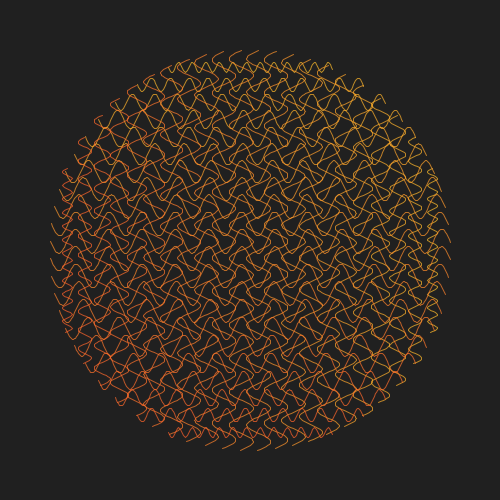
Frame 1 (no input)
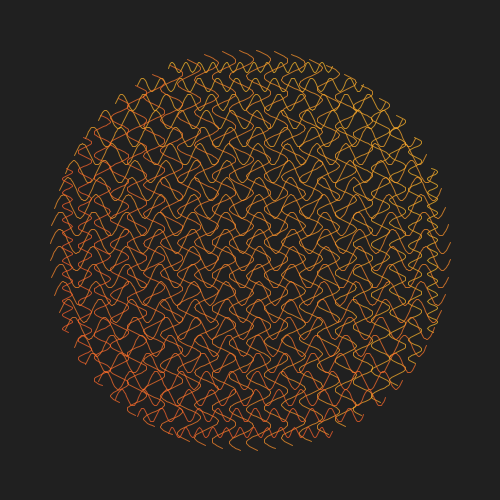
Frame 60 (the mouse pressed at the canvas centre just before this capture)
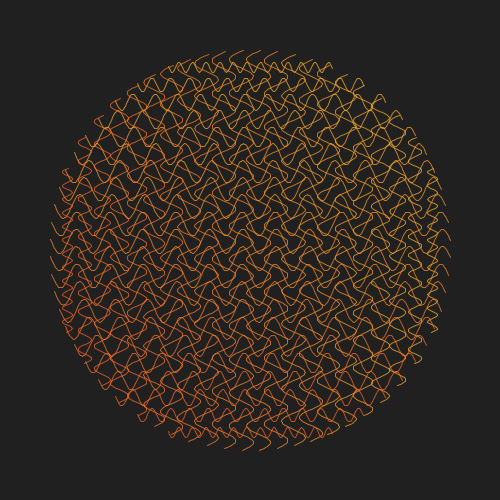
Frame 120 (the mouse held since frame 60 and released just before this capture)

The Processing sketch that drew these frames (run headless with seeded random() and noise(); from frame 60 on, the mouse is pressed at the canvas centre):

// Processing sketch: processing_177985
// ── processing_177985.pde

float phase = 0.0;

void sineLine(float x1, float y1, float x2, float y2, float nCycles, float amp) {
  float d = dist(x1, y1, x2, y2);
  int d2 = ceil(d);
  beginShape();
  
  for (int i = 0; i <= d2; i++) {
    float p = float(i) / d;
    float v = lerp(x1, x2, p);
    float v2 = lerp(y1, y2, p);
    
    float thisPhase = phase;
    
    float s = sin((p + thisPhase) * nCycles * TWO_PI) * amp;
    float x3 = v;
    float y3 = v2;
    
    float a2 = atan2(y2 - y1, x2 - x1);
    x3 = x3 + s * cos(PI / 2.0 + a2);
    y3 = y3 + s * sin(PI / 2.0 + a2);
    vertex(x3, y3);
  }
  endShape();    

}

void setup() {
  size(500, 500);
  colorMode(HSB);
  background(32);
}

void draw() {
  background(32);
  noFill();
  stroke(190, 221, 50, 128);

  for (int i = 0; i < 1; i++) {
    pushMatrix();    
    translate(width / 2.0, height / 2.0);    
    rotate(i * PI / 2.0);
    circleWithSines(0, 0, width / 2.5, 24, 0.03, 12);
    popMatrix();
  }
  
  phase += 1.0 / 24.0 * 0.05;
  if (phase >= 1.0) {
    phase -= 1.0;
  }  
}

void circleWithSines(float xpos, float ypos, float r, int nLines, float amp, float xfreq) {
  for (int i = 0; i < nLines; i++) {
    float d = float(i) / float(nLines - 1);
    float y2 = lerp(-r, r, d);
    stroke((d - 1) * -20 + 10, 212, 255, 180);
    pushMatrix();
    translate(xpos, ypos);
    float x2 = sqrt(r * r - y2 * y2);
    float amp2 = dist(-x2, y2, x2, y2) * amp;
    sineLine(-x2, y2, x2, y2, xfreq, amp2); 
    pushMatrix();    
    rotate(PI / 2.0);
    sineLine(-x2, y2, x2, y2, xfreq, amp2);
    popMatrix();
    popMatrix();
  }
}
